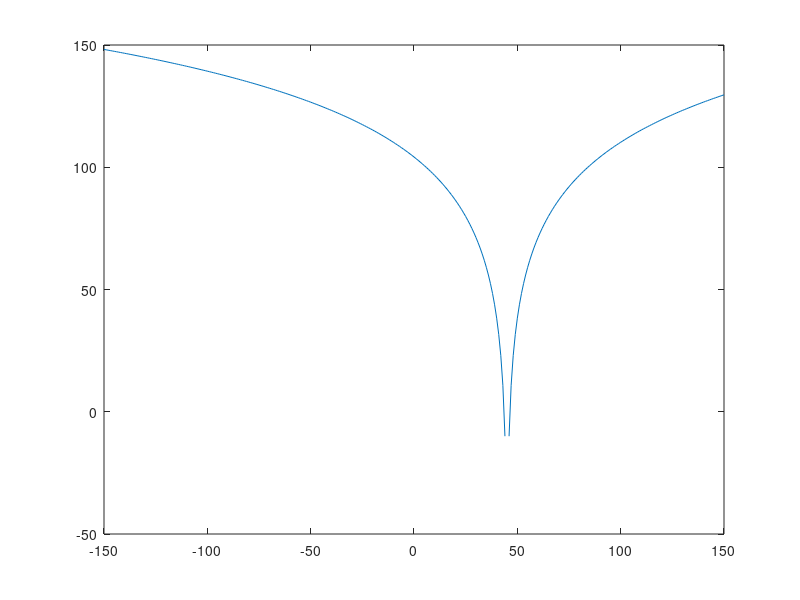

Reproduce this figure in MATLAB.
% Sigmoidal FR curve
sigmoid = @(x,max,k,x0) max./(1+exp(-k.*(x-x0)));

x = -150:100; %membrane potential range
L = 150; %max firing rate
k = 0.4122;
x0 = 56;

fischer = sigmoid(x,L,k,-x0);

%%
kk = 0.2:-0.01:.01;
% kk = [0.04,0.4];
clear sig
for i = 1:length(kk)
    sig(:,i) = sigmoid(x,L,kk(i),40);
end

sig = [fischer' sig];
colormap = [208,216,229]; %all grey to start
figure;
plot(x,sig,'color',colormap/255)
title('IC FR decision curve')
xlabel('input membrane potential')
ylabel('firing rate')

%% set individual line colors
hline = findobj(gcf,'type','line');
set(hline(end),'color',[28,97,206]/255,'linewidth',2);
set(hline(4),'color',[227,74,51]/255,'linewidth',2);

%legend
temp = cell(1,length(kk)+1);
temp(2:end) = cellstr(num2str((kk)'));
temp(1) = cellstr('fischer');
legend([hline(end) hline(4)],'Fischer, x_0 = -56','0.04, x_0 = 40')

%% Natural Log - like FR curve
lnx = @(x,a,b,x0) a*log(x-x0)+b;

x = -150:150; %membrane potential range
plot(x,lnx(x,30,-10,45));